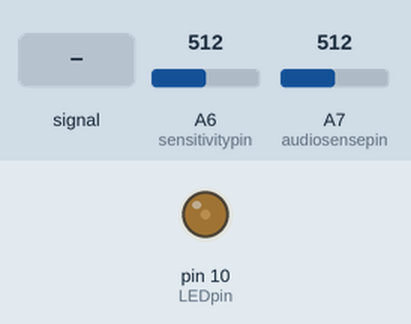
Recording of a sketch running on a simulated Arduino Nano, built with avr-gcc and run on an emulated ATmega328P. Shown: output pins drawn as LEDs (lit = HIGH). Dashed ring = blinking. Inputs (shaded band) come from the test bench; at power-on: A7 (audiosensepin) = 512, A6 (sensitivitypin) = 512. Pins used as bus, display or sensor lines are not drawn.

Above: at 1.2 s.
1.3 s: A7 (audiosensepin) fed a 2 Hz sine of ±306 counts around its level
At 4.2 s:
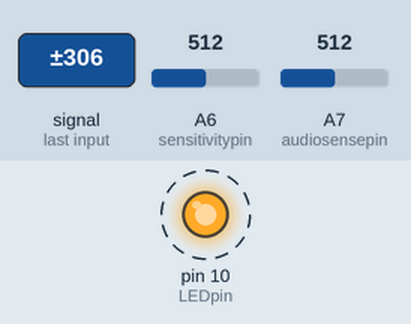
4.3 s: A7 (audiosensepin) set to 526
5.8 s: A7 (audiosensepin) set to 511
At 6.5 s:
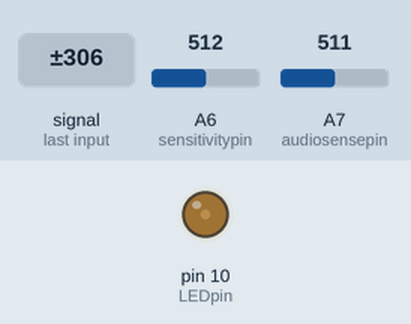
7.3 s: A7 (audiosensepin) set to 716
At 8.2 s:
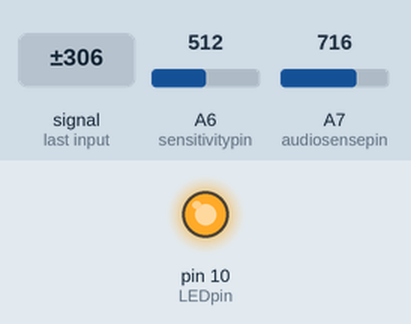
Timing chart, 0 to 9.8 s (numbered marks = the images above; inputs shaded):
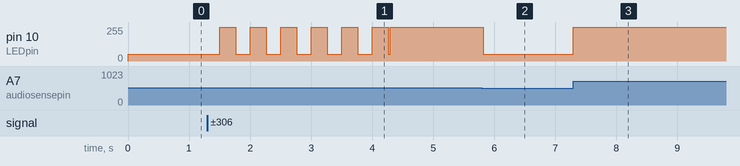

Measured:
- after the input at 1.3 s, pin 10 (LEDpin): alternates 255/255 for 0.27 s and 50/255 for 0.23 s, starting after 0.20 s
- after the input at 5.8 s, pin 10 (LEDpin): 255/255 → 50/255 at once
- after the input at 7.3 s, pin 10 (LEDpin): 50/255 → 255/255 at once

The sketch:

CWvox.ino
```cpp
/*
 * CWvox voice keyer for Dah dit dah dit, dit dah dah
 * Version 1.0  Jan 17th, 2023.  By Kevin Loughin, KB9RLW
 *
 * Senses audio from an external condenser microphone and
 * keys any modern radio through the key jack in CW mode.
 * Most headsets use these mics.  CWvox provides a bias voltage
 * on the mic line to power the mic.
 *
 * Speak your morse into the microphone as the words dah and dit
 * for dash and dot.  The vocal length of the words dah and dit
 * are about the same ratio as properly sent CW.
 *
 * The CWvox will follow you, keying the radio for the duration of each
 * spoken word.
*/


//Harware defines for the current design
#define audiosensepin A7 // The input the audio comes into.
#define keypin 13       // The output that keys the radio.
#define sensitivitypin A6 // The input from the sensitivity pot.
#define LEDpin 10 // LED indicator pin

// Declare variables and flags we will use in the program
int audiopresent = 0; // flag to track audio detection state
int audio = 0; // variable to store sensed audio value
int tail = 0; // audio debounce tail for clean keying
int sensitivity = 250; // variable to hold current sensetivity pot value
int keyed = 0; // Flag to track key state

void setup()
{

//Serial.begin(9600); // enable serial for debugging output

// initialize the hardware pins
pinMode(audiosensepin, INPUT);
pinMode(keypin, OUTPUT);
digitalWrite(keypin, LOW); // Make sure we're not keying the radio at startup.
pinMode(LEDpin, OUTPUT);
digitalWrite(LEDpin, LOW); // Make sure LED is off.
pinMode(sensitivitypin, INPUT);
analogWrite(LEDpin, 50); // Turn the LED half on for power light.

  // Setup the interrupt for the timer interrupt routine
  OCR0A = 0xAF;
  TIMSK0 |= _BV(OCIE0A);
}


// interrupt handler routine.  Handles the timing counters, runs 1000 times per second
SIGNAL(TIMER0_COMPA_vect)
{
  if (tail) // If we're in the tail period, count down
  {
    tail--;
  }
}

// This is the main program loop. Runs continuously:
void loop()
{
// First we read the hardware

audio = analogRead(audiosensepin);
sensitivity = analogRead(sensitivitypin);

//  Keying logic
if (audio > sensitivity) // audio detected.
  {
    tail = 18; // audio framing tail counter reset
    if (!keyed) // If not already keyed, key the rig
      {
        Keydown(); // key the radio and turn on LED
        keyed = 1; // set flag
      }
  }

if ((audio < sensitivity) && keyed && !tail) // audio lost, passed frame time and we're keyed
  {
    Keyup(); // release keying to radio and turn off LED
    keyed = 0; // set the flag

  }

}

// defined functions to simplify the main code loop

void Keydown()
{
  digitalWrite(keypin, HIGH);
  analogWrite(LEDpin, 255);
}

void Keyup()
{
  digitalWrite(keypin, LOW);
  analogWrite(LEDpin, 50);
}
```
